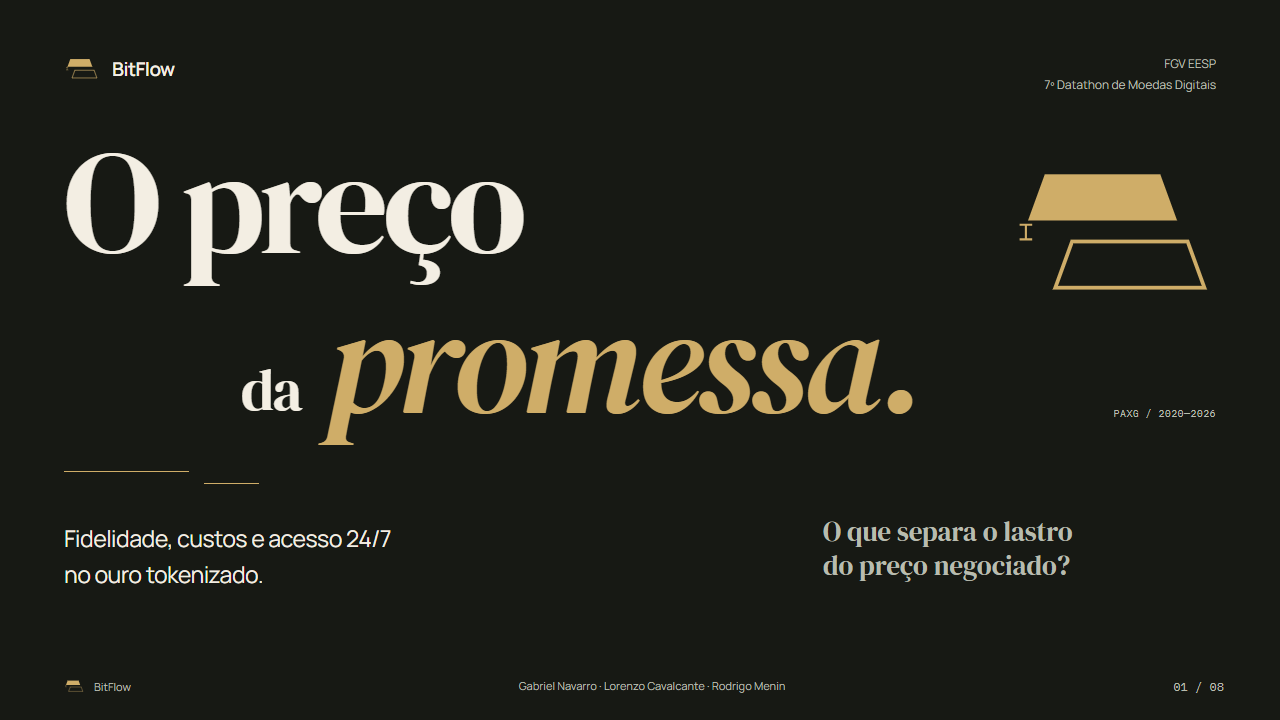
#> input picture slides/design-systems/previews/aureo-01.png, 1280 x 720 px; its folder holds only this picture in this run
$ python make_previews.py
#> lines starting #> are read from the running program, lines starting #| are printed output that depends on the picture
"""Compose contact sheets from the browser screenshots; no charts are redrawn."""
from pathlib import Path

from PIL import Image, ImageDraw, ImageFont

HERE = Path(__file__).resolve().parent
PREVIEWS = HERE / "previews"
FONT = HERE / "assets/fonts/Manrope.ttf"
heading = ImageFont.truetype(str(FONT), 19)
label = ImageFont.truetype(str(FONT), 15)
names = {
    "aureo": "01 / ÁUREO — Lastro & evidência",
    "vertice": "02 / VÉRTICE — Mercado & medida",
    "meridiano": "03 / MERIDIANO — Tempo & acesso",
}

for theme, title in names.items():
    board = Image.new("RGB", (1336, 1640), "#0B100E")
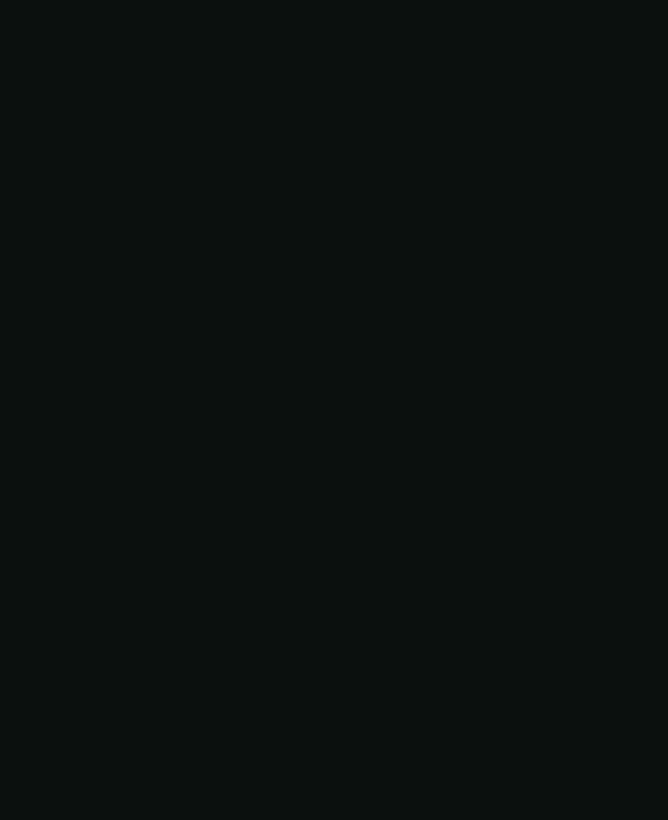
#> board: PIL image 1336x1640 RGB (shown at 1/2 size); mean R, G, B 11, 16, 14
    draw = ImageDraw.Draw(board)
    draw.text((20, 18), title, font=heading, fill="#D8BC7A")
    for i in range(8):
        x, y = 20 + (i % 2) * 658, 62 + (i // 2) * 390
        with Image.open(PREVIEWS / f"{theme}-{i+1:02d}.png") as original:
#> original is the input picture: PIL image 1280x720 RGB; mean R, G, B 34.8, 35.5, 28.3
            thumb = original.convert("RGB")
        thumb.thumbnail((638, 359), Image.Resampling.LANCZOS)
        board.paste(thumb, (x, y))
#> (the run stopped early here; a loop or call above may not have finished)
